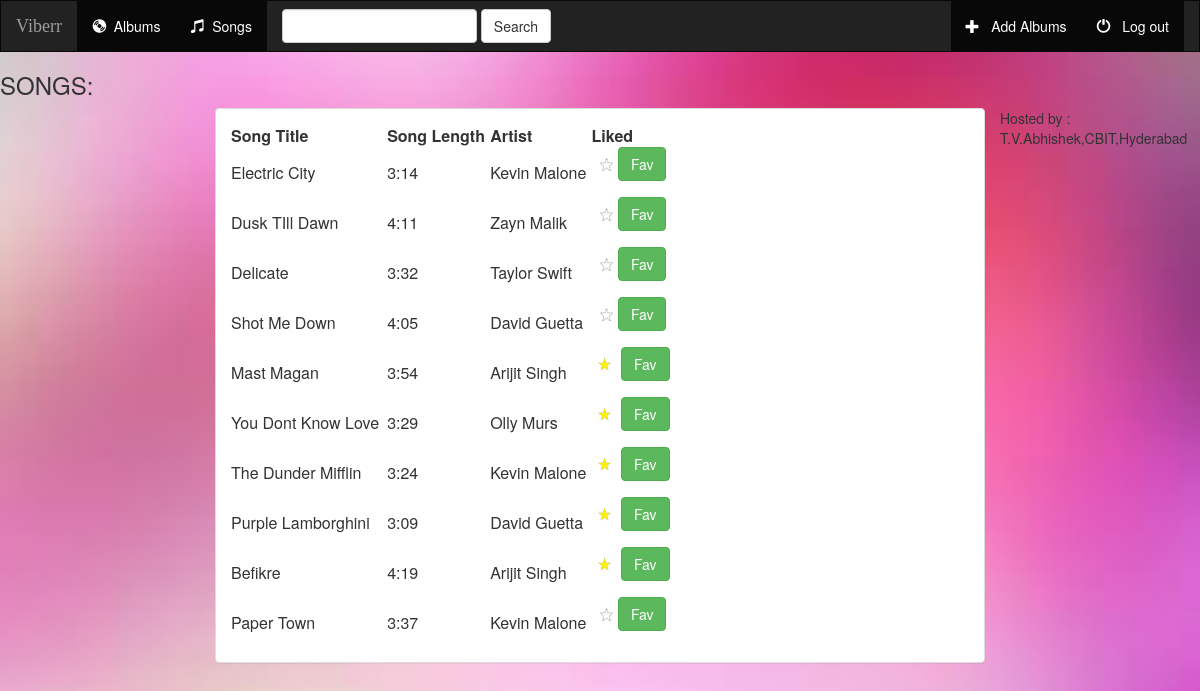
The app's page /music/songs/ with its own data.
### music/models.py (models this page shows, shortened)
class Song(models.Model):
      album           = models.ForeignKey(Album,on_delete = models.CASCADE)
      file_type       = models.CharField(max_length=10)
      song_title      = models.CharField(max_length=200)
      song_length     = models.CharField(max_length=30)
      is_Favorite     = models.BooleanField(default = False)

class Album(models.Model):
      artist           = models.CharField(max_length=50)
      album_title      = models.CharField(max_length = 100)
      genre           = models.CharField(max_length=50)
      album_logo      = models.FileField()

### music/views.py (the view)
# urls.py: path('songs/',views.IndexView1.as_view(),name = 'index1'),
class IndexView1(generic.ListView):
    template_name = 'music/index1.html'
    context_object_name = "all_songs"
    def get_queryset(self):
        return Song.objects.all()

### music/templates/music/index1.html (shortened to what this page needs)
{% extends 'music/base.html' %}
{% block body %}
{% if all_songs %}
    <h3> SONGS: </h3>
            <div class = "col-sm-2"></div>
                <div class = "col-sm-8">
         <div class = "panel panel-default">
            <div class = "panel-body ">
                <table width = "60%">
                    <thead>
                    <th> Song Title</th>
                    <th> Song Length </th>
                    <th> Artist </th>
                    <th> Liked </th>
                    </thead>
                        {% for song in all_songs %}
                            <tr>
                            <td>{{ song.song_title }}</td>
                            <td>{{ song.song_length }}</td>
                            <td>{{ song.album.artist }}</td>
                            <td>
                                 <form action = "{% url 'music:favorite' song.id %}" method = "post" name = "Song">
                                     {% if song.is_Favorite %}
                                    <img src = "../../static/music/images/star.jpg"  height = "15"  width = "25" />
                                 {% else %}
                                      &nbsp;&nbsp;<img src = "../../static/music/images/star1.jpg"  height = "13"  width = "13" />
                                 {% endif %}
                            <input type  = "submit" class = "btn btn-success" value = "Fav" />
                                </form>
                            </td>
                            </tr>
                        {% endfor %}
                </table>
      </div> </div></div>
{% endif %}
{% endblock %}

### music/static/music/style.css (style rules this page uses)
body { background : blue url("images/bgimages.jpg"); background-size: cover; background-repeat: no-repeat; background-position: center center; ; }

### records on screen
Song: song_title "Electric City", song_length "3:14", album.artist "Kevin Malone", is_Favorite False (drawn)
Song: song_title "Dusk TIll Dawn", song_length "4:11", album.artist "Zayn Malik", is_Favorite False (drawn)
Song: song_title "Delicate", song_length "3:32", album.artist "Taylor Swift", is_Favorite False (drawn)
Song: song_title "Shot Me Down", song_length "4:05", album.artist "David Guetta", is_Favorite False (drawn)
Song: song_title "Mast Magan", song_length "3:54", album.artist "Arijit Singh", is_Favorite True (drawn)
Song: song_title "You Dont Know Love", song_length "3:29", album.artist "Olly Murs", is_Favorite True (drawn)
Song: song_title "The Dunder Mifflin", song_length "3:24", album.artist "Kevin Malone", is_Favorite True (drawn)
Song: song_title "Purple Lamborghini", song_length "3:09", album.artist "David Guetta", is_Favorite True (drawn)
Song: song_title "Befikre", song_length "4:19", album.artist "Arijit Singh", is_Favorite True (drawn)
Song: song_title "Paper Town", song_length "3:37", album.artist "Kevin Malone", is_Favorite False (drawn)
